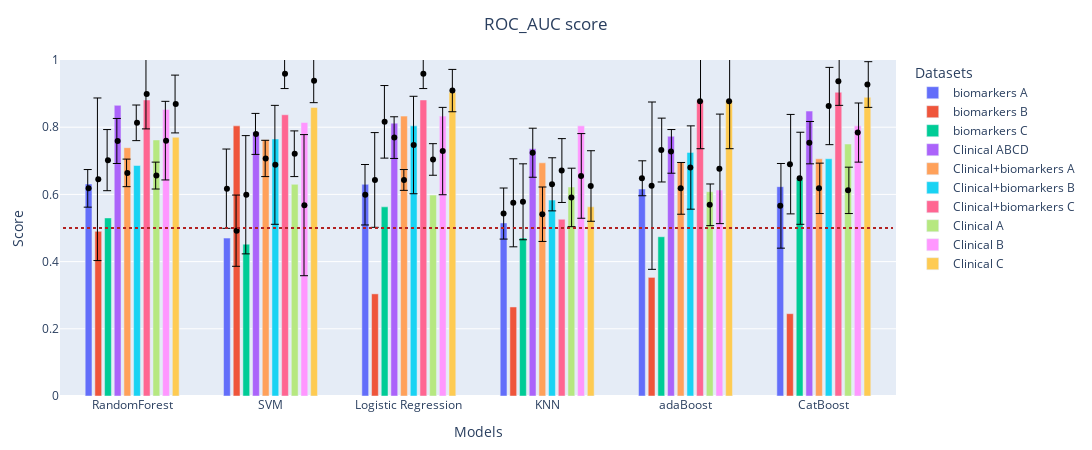

Notebook source saved alongside this figure:
### Code cell
# what metric to evaluate
# MCC F1 ROC_AUC
metrics = ['ROC_AUC']

for metric in metrics:
    # list of paths
    paths = [
            '../Optimisation files/Combined target/Biomarkers A/all/',
            '../Optimisation files/Combined target/Biomarkers B/all/',
            '../Optimisation files/Combined target/Biomarkers C/all/',
            '../Optimisation files/Combined target/Clinical ABCD/all/',
            '../Optimisation files/Combined target/Biomarkers + Clinical A/all/',
            '../Optimisation files/Combined target/Biomarkers + Clinical B/all/',
            '../Optimisation files/Combined target/Biomarkers + Clinical C/all/',
            '../Optimisation files/Combined target/Clinical A/all/',
            '../Optimisation files/Combined target/Clinical B/all/',
            '../Optimisation files/Combined target/Clinical C/all/',
            ]

    # create datframe for scores
    datasets = pd.DataFrame(columns=['biomarkers A','biomarkers B','biomarkers C','Clinical ABCD','Clinical+biomarkers A','Clinical+biomarkers B','Clinical+biomarkers C', 'Clinical A','Clinical B','Clinical C'])
    datasets_mean = pd.DataFrame(columns=['biomarkers A','biomarkers B','biomarkers C','Clinical ABCD','Clinical+biomarkers A','Clinical+biomarkers B','Clinical+biomarkers C', 'Clinical A','Clinical B','Clinical C'])
    datasets_std = pd.DataFrame(columns=['biomarkers A','biomarkers B','biomarkers C','Clinical ABCD','Clinical+biomarkers A','Clinical+biomarkers B','Clinical+biomarkers C', 'Clinical A','Clinical B','Clinical C'])

    # get dataframe with with scores of models from different datasets
    for i in range(len(paths)):
        table = pd.read_excel(f'{paths[i]}metrics_table.xlsx', header=[0,1], index_col=[0]) #ensemble: advanced_models_metrics, standart: metrics_table
        datasets[datasets.columns[i]] = list(table.loc[:, ('Scores on the test set', metric)].values.round(3)) 
        if metric == 'MCC':
            datasets_mean[datasets_mean.columns[i]] = list(table.loc[:, ('MCC, train set, cv=5', 'mean')].values.round(3)) 
            datasets_std[datasets_std.columns[i]] = list(table.loc[:, ('MCC, train set, cv=5', 'std')].values.round(3)) 
        if metric == 'ROC_AUC':
            datasets_mean[datasets_mean.columns[i]] = list(table.loc[:, ('ROC_AUC, train set, cv=5', 'mean')].values.round(3)) 
            datasets_std[datasets_std.columns[i]] = list(table.loc[:, ('ROC_AUC, train set, cv=5', 'std')].values.round(3)) 

    # list of models
    # standart models
    models=['RandomForest', 'SVM', 'Logistic Regression', 'KNN', 'adaBoost', 'CatBoost']
    # ensemble models
    # models=['Hard voting', 'Soft voting', 'Stacking', 'Bagging', 'adaBoosting']

    # create the graph
    fig = go.Figure(data=[go.Bar(name=column, x=models, y=datasets[column]) for column in datasets.columns])
        
    # add error whiskers from gridsearchCV
    if True:
        fig.add_traces([go.Box(name=column, x=models, 
                              y=datasets_mean[column], 
                              #  xaxis="x1",  
                              
                              marker=dict(color="black"), 
                              showlegend = False) for column in datasets.columns])
        fig.update_traces(
        selector=dict(type="box"), # update only boxes
        boxpoints="all", # show points
        pointpos=0, # centered
        jitter=0, # no jitter
        line_color="rgba(255,255,255,0)", # hide box lines
        fillcolor="rgba(255,255,255,0)", # hide box fill
        
        )
        fig.update_layout(boxmode="group",)

        fig.add_traces([go.Bar(name=column, x=models, 
                              y=datasets_mean[column], 
                              xaxis="x2",  
                              error_y=dict(type='data',  
                                            array=datasets_std[column], 
                                            color="rgba(0,0,0,1)",
                                            thickness=1), 
                              marker=dict(opacity=0,
                                          #  color="rgba(255,255,255,0)"
                                          ), 
                              showlegend = False) for column in datasets.columns])  
        

    fig.update_xaxes(title='Models')
    # Change the bar mode
    fig.update_layout(barmode='group', 
                      xaxis2={"overlaying": "x", "range": [-0.515, 5.515], "showticklabels": False},
                      bargap=0.30,
                      bargroupgap=0.3,
                      legend=dict(orientation="v", title='Datasets'), 
                      title=dict(text=f'{metric} score', x=0.5,),
                      margin=dict(l=60, r=20, t=60, b=40),)

    fig.update_yaxes(title='Score', range=[-1., 1.0])


    # add dotted line for ROC AUC = 0.5
    if metric == 'ROC_AUC':
        fig.update_yaxes(title='Score', range=[0., 1.0])
        fig.add_shape(type='line',
                        x0=-0.5,
                        y0=0.5,
                        x1=5.5,
                        y1=0.5,
                        line=dict(color='firebrick',  width=2, dash='dot'),
                        xref='x',
                        yref='y')   
    # figure size
    fig.update_layout(
        autosize=False,
        width=1300,
        height=450,) 
    fig.show()
    # fig.write_image(f"../Optimisation files/Combined target/Metrics/{metric}_all.pdf", engine="kaleido")

### Figure 1 — Plotly figure (JSON) as saved in the notebook; plotly's stock layout.template omitted (floating-point values rounded to 4 significant figures)
{"data": [{"name": "biomarkers A", "type": "bar", "x": ["RandomForest", "SVM", "Logistic Regression", "KNN", "adaBoost", "CatBoost"], "y": [0.631, 0.47, 0.63, 0.515, 0.616, 0.623]}, {"name": "biomarkers B", "type": "bar", "x": ["RandomForest", "SVM", "Logistic Regression", "KNN", "adaBoost", "CatBoost"], "y": [0.49, 0.804, 0.304, 0.265, 0.353, 0.245]}, {"name": "biomarkers C", "type": "bar", "x": ["RandomForest", "SVM", "Logistic Regression", "KNN", "adaBoost", "CatBoost"], "y": [0.53, 0.452, 0.563, 0.47, 0.474, 0.644]}, {"name": "Clinical ABCD", "type": "bar", "x": ["RandomForest", "SVM", "Logistic Regression", "KNN", "adaBoost", "CatBoost"], "y": [0.865, 0.786, 0.812, 0.736, 0.773, 0.848]}, {"name": "Clinical+biomarkers A", "type": "bar", "x": ["RandomForest", "SVM", "Logistic Regression", "KNN", "adaBoost", "CatBoost"], "y": [0.739, 0.763, 0.833, 0.694, 0.696, 0.706]}, {"name": "Clinical+biomarkers B", "type": "bar", "x": ["RandomForest", "SVM", "Logistic Regression", "KNN", "adaBoost", "CatBoost"], "y": [0.686, 0.765, 0.804, 0.583, 0.725, 0.706]}, {"name": "Clinical+biomarkers C", "type": "bar", "x": ["RandomForest", "SVM", "Logistic Regression", "KNN", "adaBoost", "CatBoost"], "y": [0.881, 0.837, 0.881, 0.526, 0.881, 0.904]}, {"name": "Clinical A", "type": "bar", "x": ["RandomForest", "SVM", "Logistic Regression", "KNN", "adaBoost", "CatBoost"], "y": [0.762, 0.63, 0.598, 0.622, 0.608, 0.75]}, {"name": "Clinical B", "type": "bar", "x": ["RandomForest", "SVM", "Logistic Regression", "KNN", "adaBoost", "CatBoost"], "y": [0.853, 0.814, 0.833, 0.804, 0.613, 0.804]}, {"name": "Clinical C", "type": "bar", "x": ["RandomForest", "SVM", "Logistic Regression", "KNN", "adaBoost", "CatBoost"], "y": [0.77, 0.859, 0.904, 0.563, 0.881, 0.889]}, {"boxpoints": "all", "fillcolor": "rgba(255,255,255,0)", "jitter": 0, "line": {"color": "rgba(255,255,255,0)"}, "marker": {"color": "black"}, "name": "biomarkers A", "pointpos": 0, "showlegend": false, "type": "box", "x": ["RandomForest", "SVM", "Logistic Regression", "KNN", "adaBoost", "CatBoost"], "y": [0.618, 0.617, 0.599, 0.543, 0.648, 0.566]}, {"boxpoints": "all", "fillcolor": "rgba(255,255,255,0)", "jitter": 0, "line": {"color": "rgba(255,255,255,0)"}, "marker": {"color": "black"}, "name": "biomarkers B", "pointpos": 0, "showlegend": false, "type": "box", "x": ["RandomForest", "SVM", "Logistic Regression", "KNN", "adaBoost", "CatBoost"], "y": [0.645, 0.492, 0.643, 0.575, 0.626, 0.69]}, {"boxpoints": "all", "fillcolor": "rgba(255,255,255,0)", "jitter": 0, "line": {"color": "rgba(255,255,255,0)"}, "marker": {"color": "black"}, "name": "biomarkers C", "pointpos": 0, "showlegend": false, "type": "box", "x": ["RandomForest", "SVM", "Logistic Regression", "KNN", "adaBoost", "CatBoost"], "y": [0.702, 0.599, 0.816, 0.578, 0.732, 0.648]}, {"boxpoints": "all", "fillcolor": "rgba(255,255,255,0)", "jitter": 0, "line": {"color": "rgba(255,255,255,0)"}, "marker": {"color": "black"}, "name": "Clinical ABCD", "pointpos": 0, "showlegend": false, "type": "box", "x": ["RandomForest", "SVM", "Logistic Regression", "KNN", "adaBoost", "CatBoost"], "y": [0.759, 0.78, 0.769, 0.724, 0.728, 0.754]}, {"boxpoints": "all", "fillcolor": "rgba(255,255,255,0)", "jitter": 0, "line": {"color": "rgba(255,255,255,0)"}, "marker": {"color": "black"}, "name": "Clinical+biomarkers A", "pointpos": 0, "showlegend": false, "type": "box", "x": ["RandomForest", "SVM", "Logistic Regression", "KNN", "adaBoost", "CatBoost"], "y": [0.664, 0.707, 0.643, 0.541, 0.618, 0.618]}, {"boxpoints": "all", "fillcolor": "rgba(255,255,255,0)", "jitter": 0, "line": {"color": "rgba(255,255,255,0)"}, "marker": {"color": "black"}, "name": "Clinical+biomarkers B", "pointpos": 0, "showlegend": false, "type": "box", "x": ["RandomForest", "SVM", "Logistic Regression", "KNN", "adaBoost", "CatBoost"], "y": [0.813, 0.688, 0.747, 0.63, 0.68, 0.863]}, {"boxpoints": "all", "fillcolor": "rgba(255,255,255,0)", "jitter": 0, "line": {"color": "rgba(255,255,255,0)"}, "marker": {"color": "black"}, "name": "Clinical+biomarkers C", "pointpos": 0, "showlegend": false, "type": "box", "x": ["RandomForest", "SVM", "Logistic Regression", "KNN", "adaBoost", "CatBoost"], "y": [0.899, 0.959, 0.959, 0.671, 0.877, 0.937]}, {"boxpoints": "all", "fillcolor": "rgba(255,255,255,0)", "jitter": 0, "line": {"color": "rgba(255,255,255,0)"}, "marker": {"color": "black"}, "name": "Clinical A", "pointpos": 0, "showlegend": false, "type": "box", "x": ["RandomForest", "SVM", "Logistic Regression", "KNN", "adaBoost", "CatBoost"], "y": [0.656, 0.721, 0.704, 0.591, 0.569, 0.612]}, {"boxpoints": "all", "fillcolor": "rgba(255,255,255,0)", "jitter": 0, "line": {"color": "rgba(255,255,255,0)"}, "marker": {"color": "black"}, "name": "Clinical B", "pointpos": 0, "showlegend": false, "type": "box", "x": ["RandomForest", "SVM", "Logistic Regression", "KNN", "adaBoost", "CatBoost"], "y": [0.76, 0.568, 0.729, 0.655, 0.676, 0.784]}, {"boxpoints": "all", "fillcolor": "rgba(255,255,255,0)", "jitter": 0, "line": {"color": "rgba(255,255,255,0)"}, "marker": {"color": "black"}, "name": "Clinical C", "pointpos": 0, "showlegend": false, "type": "box", "x": ["RandomForest", "SVM", "Logistic Regression", "KNN", "adaBoost", "CatBoost"], "y": [0.869, 0.938, 0.909, 0.625, 0.877, 0.927]}, {"error_y": {"array": [0.056, 0.118, 0.09, 0.076, 0.052, 0.126], "color": "rgba(0,0,0,1)", "thickness": 1, "type": "data"}, "marker": {"opacity": 0}, "name": "biomarkers A", "showlegend": false, "type": "bar", "x": ["RandomForest", "SVM", "Logistic Regression", "KNN", "adaBoost", "CatBoost"], "xaxis": "x2", "y": [0.618, 0.617, 0.599, 0.543, 0.648, 0.566]}, {"error_y": {"array": [0.242, 0.106, 0.141, 0.131, 0.249, 0.148], "color": "rgba(0,0,0,1)", "thickness": 1, "type": "data"}, "marker": {"opacity": 0}, "name": "biomarkers B", "showlegend": false, "type": "bar", "x": ["RandomForest", "SVM", "Logistic Regression", "KNN", "adaBoost", "CatBoost"], "xaxis": "x2", "y": [0.645, 0.492, 0.643, 0.575, 0.626, 0.69]}, {"error_y": {"array": [0.091, 0.176, 0.108, 0.113, 0.095, 0.137], "color": "rgba(0,0,0,1)", "thickness": 1, "type": "data"}, "marker": {"opacity": 0}, "name": "biomarkers C", "showlegend": false, "type": "bar", "x": ["RandomForest", "SVM", "Logistic Regression", "KNN", "adaBoost", "CatBoost"], "xaxis": "x2", "y": [0.702, 0.599, 0.816, 0.578, 0.732, 0.648]}, {"error_y": {"array": [0.067, 0.061, 0.062, 0.073, 0.065, 0.063], "color": "rgba(0,0,0,1)", "thickness": 1, "type": "data"}, "marker": {"opacity": 0}, "name": "Clinical ABCD", "showlegend": false, "type": "bar", "x": ["RandomForest", "SVM", "Logistic Regression", "KNN", "adaBoost", "CatBoost"], "xaxis": "x2", "y": [0.759, 0.78, 0.769, 0.724, 0.728, 0.754]}, {"error_y": {"array": [0.041, 0.054, 0.031, 0.081, 0.077, 0.075], "color": "rgba(0,0,0,1)", "thickness": 1, "type": "data"}, "marker": {"opacity": 0}, "name": "Clinical+biomarkers A", "showlegend": false, "type": "bar", "x": ["RandomForest", "SVM", "Logistic Regression", "KNN", "adaBoost", "CatBoost"], "xaxis": "x2", "y": [0.664, 0.707, 0.643, 0.541, 0.618, 0.618]}, {"error_y": {"array": [0.053, 0.177, 0.145, 0.079, 0.124, 0.115], "color": "rgba(0,0,0,1)", "thickness": 1, "type": "data"}, "marker": {"opacity": 0}, "name": "Clinical+biomarkers B", "showlegend": false, "type": "bar", "x": ["RandomForest", "SVM", "Logistic Regression", "KNN", "adaBoost", "CatBoost"], "xaxis": "x2", "y": [0.813, 0.688, 0.747, 0.63, 0.68, 0.863]}, {"error_y": {"array": [0.104, 0.044, 0.044, 0.095, 0.141, 0.072], "color": "rgba(0,0,0,1)", "thickness": 1, "type": "data"}, "marker": {"opacity": 0}, "name": "Clinical+biomarkers C", "showlegend": false, "type": "bar", "x": ["RandomForest", "SVM", "Logistic Regression", "KNN", "adaBoost", "CatBoost"], "xaxis": "x2", "y": [0.899, 0.959, 0.959, 0.671, 0.877, 0.937]}, {"error_y": {"array": [0.04, 0.068, 0.047, 0.087, 0.062, 0.069], "color": "rgba(0,0,0,1)", "thickness": 1, "type": "data"}, "marker": {"opacity": 0}, "name": "Clinical A", "showlegend": false, "type": "bar", "x": ["RandomForest", "SVM", "Logistic Regression", "KNN", "adaBoost", "CatBoost"], "xaxis": "x2", "y": [0.656, 0.721, 0.704, 0.591, 0.569, 0.612]}, {"error_y": {"array": [0.117, 0.21, 0.13, 0.126, 0.163, 0.088], "color": "rgba(0,0,0,1)", "thickness": 1, "type": "data"}, "marker": {"opacity": 0}, "name": "Clinical B", "showlegend": false, "type": "bar", "x": ["RandomForest", "SVM", "Logistic Regression", "KNN", "adaBoost", "CatBoost"], "xaxis": "x2", "y": [0.76, 0.568, 0.729, 0.655, 0.676, 0.784]}, {"error_y": {"array": [0.086, 0.065, 0.063, 0.105, 0.141, 0.068], "color": "rgba(0,0,0,1)", "thickness": 1, "type": "data"}, "marker": {"opacity": 0}, "name": "Clinical C", "showlegend": false, "type": "bar", "x": ["RandomForest", "SVM", "Logistic Regression", "KNN", "adaBoost", "CatBoost"], "xaxis": "x2", "y": [0.869, 0.938, 0.909, 0.625, 0.877, 0.927]}], "layout": {"autosize": false, "bargap": 0.3, "bargroupgap": 0.3, "barmode": "group", "boxmode": "group", "height": 450, "legend": {"orientation": "v", "title": {"text": "Datasets"}}, "margin": {"b": 40, "l": 60, "r": 20, "t": 60}, "shapes": [{"line": {"color": "firebrick", "dash": "dot", "width": 2}, "type": "line", "x0": -0.5, "x1": 5.5, "xref": "x", "y0": 0.5, "y1": 0.5, "yref": "y"}], "title": {"text": "ROC_AUC score", "x": 0.5}, "width": 1300, "xaxis": {"title": {"text": "Models"}}, "xaxis2": {"overlaying": "x", "range": [-0.515, 5.515], "showticklabels": false}, "yaxis": {"range": [0, 1], "title": {"text": "Score"}}}}
